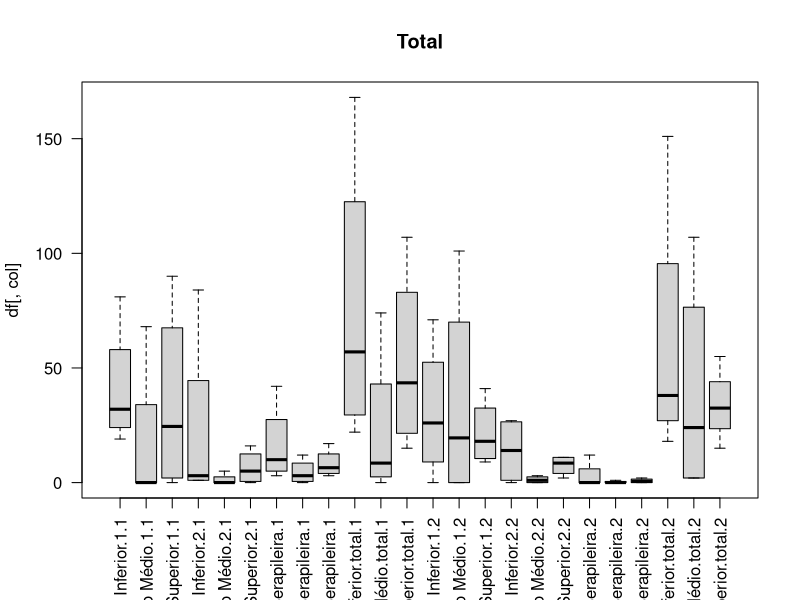
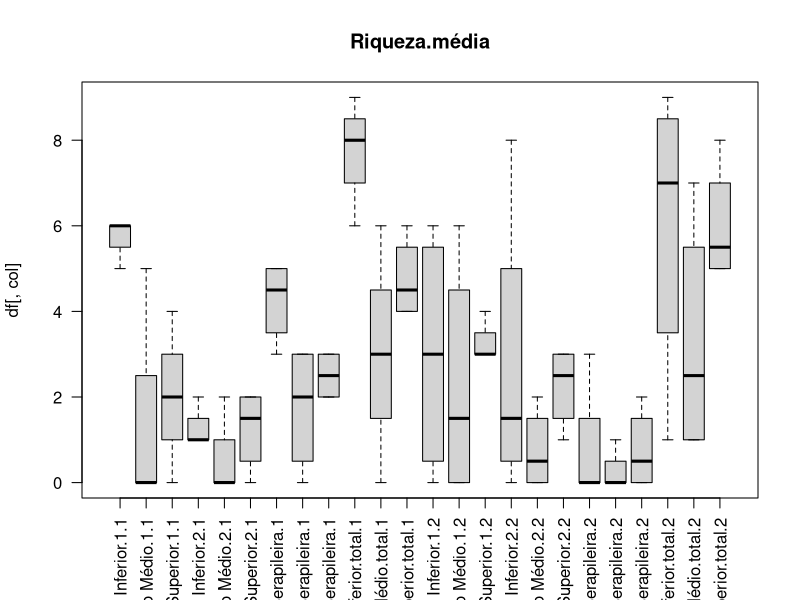
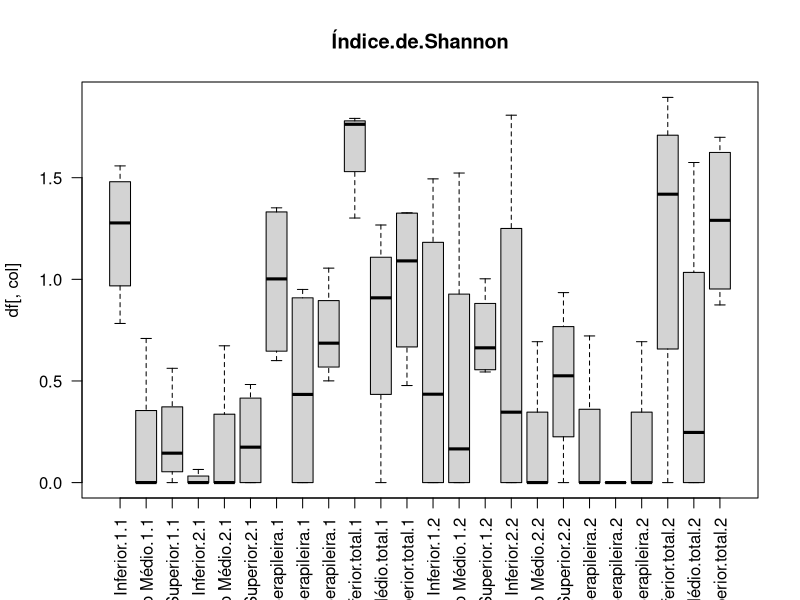
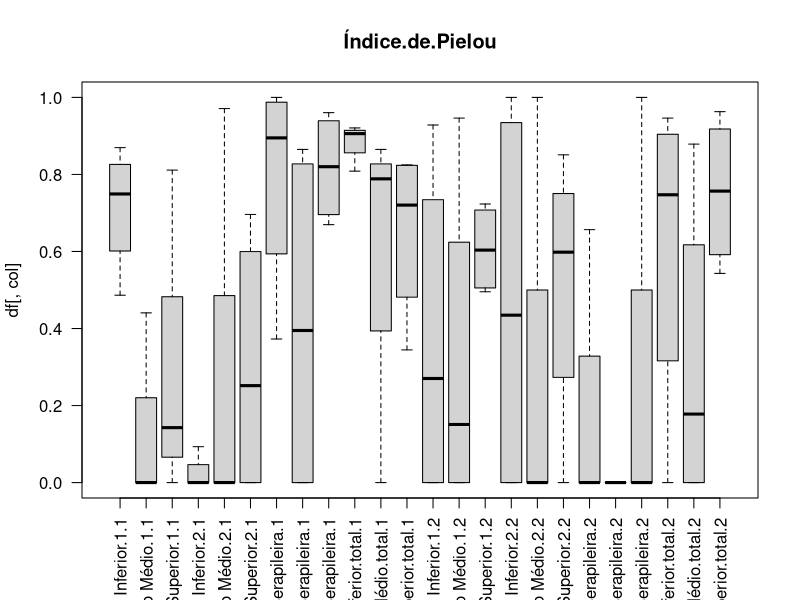
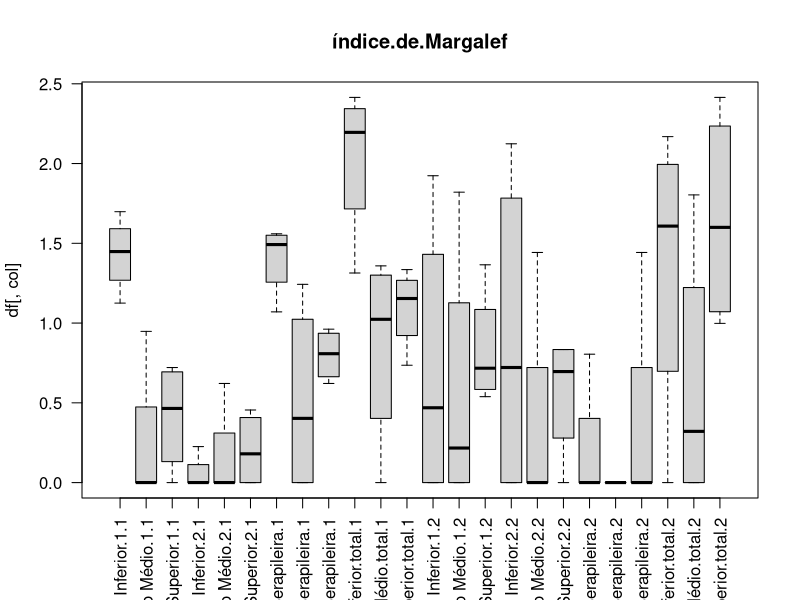

Reproduce these figures in R, in order.
## ---- chunk 1
setwd("/home/uff/Área de Trabalho/arquivos/lorena/dados_fauna")

df <- read.csv("dados_fauna.txt", h=T, sep="\t")
df<-df[,c(1,3,4,21,22,23,24,25)]
head(df)


## ---- chunk 2
for (col in 4:ncol(df)) {
  print(paste(names(df)[col]))
  print(shapiro.test(df[,col]))
}
## ---- chunk 3
for (col in 4:ncol(df)) {
  boxplot(df[,col] ~ df[,"Áreas"] * df[,"Prof"] * df[,"Coleta"], main=paste(names(df)[col]), las=2, xlab="")
  print(paste(names(df)[col]))
  print(kruskal.test(df[,col]~df[,"Áreas"]))
  print(kruskal.test(df[,col]~df[,"Prof"]))
  print(kruskal.test(df[,col]~df[,"Coleta"]))
  #print(wilcox.test(df[,col]~df[,"Prof"]))
  print(wilcox.test(df[,col]~df[,"Coleta"]))
  }
